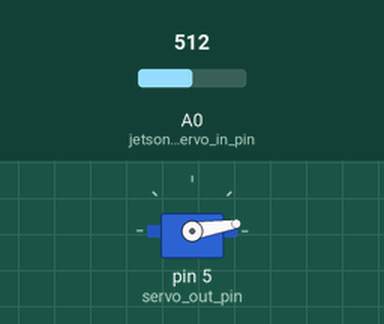
This sketch was run on a simulated Arduino Mega 2560, built with avr-gcc and run on an emulated ATmega2560. Shown: servo. The inputs (shaded band) are chosen by the test bench; at power-on: A0 (jetson_run_servo_in_pin) = 512. What the sketch prints to the serial monitor is not drawn.

Above: at 0.15 s.
At 0.76 s:
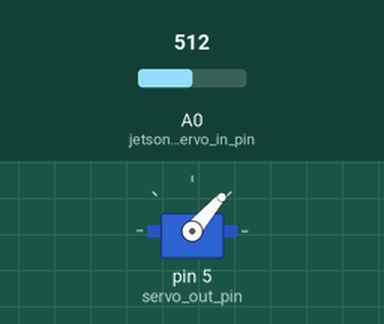
At 1.37 s:
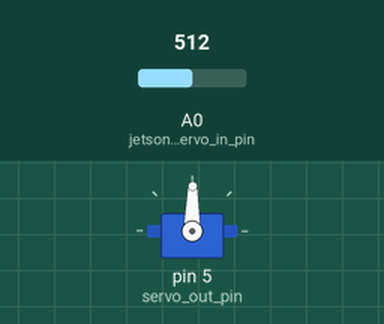
At 2.59 s:
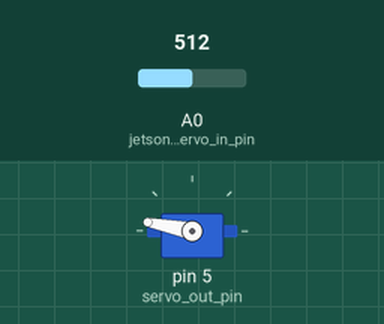
Timing chart, 0 to 4.3 s (numbered marks = the images above):
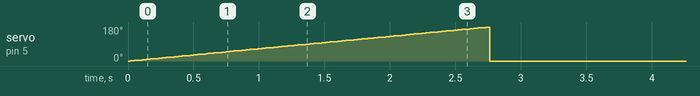

The sketch:

rover_signal_handling.ino
```cpp
//signal handling code for arduino intermediary microcontroller in 2023 NASA        //
//Lunabotics competition for the UND Robotics Club team. Reads input from Jetson to //
//activate & drive pin release servo. Reads shunt resistor measurement from mining  //
//stystem indicative of stuck fault condition and sends signal to Jetson to initiate//
//stuck-fault recovery. Also provides overvoltage/overcurrent protection to Jetson. //
//by Kevin Jordan, kevin.jordan@und.edu - March 2023                                //

#include <Servo.h>

//~~~~~~~~~~~~~~~~~~rover deployement servo var defs~~~~~~~~~~~~~~~~~~~~~~~~~~~~~~~~//
Servo deploy_servo;
int jetson_run_servo_in;
bool already_ran_flag = false;
bool run_servo;

//WARNING!!! NEED TO SET & CALIBRATE WHERE INITIAL POSITION OF IMPLEMENTED SERVO IS //
//AND SET INITIAL POSITION ACCORDINGLY. USE OF 0 HERE IS BASED ON ASSUMING SERVO IS //
//MANUALLY SET FULLY TO ONE SIDE & IS SAME POSITION PRE SYSTEM DEPLOYEMENT.         //
//ALWAYS CHECK THAT SERVO POSITION IS MANUALLY RESET BEFORE RESETTING ROVER SYSTEM  //
//OTHERWISE SERVO WILL FORCEFULLY RESET TO "0" UPON SYSTEM POWER UP / RESET.        //
int servo_position = 0;

const int jetson_run_servo_in_pin = A0;
const int servo_out_pin = 5;

//~~~~~~~~~~~~~~~~~~shunt resistor stuck fault var defs~~~~~~~~~~~~~~~~~~~~~~~~~~~~~//
int shunt_current_reading;
long timer = 0;
long high_avg_3s_timer = 0;
double shunt_reading_avg = 1.0;
bool high_resistance_flag = false;
bool stuck_fault = false;

const int shunt_current_reading_pin = A1;
const int stuck_fault_out_pin_to_jetson = 24;

//~~~~~~~~~~~~~~~~~~~~~~~~~~~~~~~~limit switch var defs~~~~~~~~~~~~~~~~~~~~~~~~~~~~~//
int full_extend_reading;
int full_retract_reading;
int timer2 = 0;
int timer3 = 0;
long high_ext_timer = 0;
long high_rtct_timer = 0;
bool high_ext_flag = false;
bool high_rtct_flag = false;
bool full_extend = false;
bool full_retract = false;

const int full_extend_reading_pin = 46;
const int full_retract_reading_pin = 32;
const int full_extend_out_pin_to_jetson = 42;
const int full_retract_out_pin_to_jetson = 38;


//testing only
//const int simulated_jetson_GPIO_read = 48;

void setup() {

    Serial.begin(9600); //uncomment for testing if needed
    //~~~~~~~~~~~~~~~~~~rover deployement servo setup~~~~~~~~~~~~~~~~~~~~~~~~~~~~~~~//
    //maually set servo position to INITIAL POSITION (see warning above) & attach
    deploy_servo.write(servo_position);
    deploy_servo.attach(servo_out_pin);
    Serial.println(servo_position);

}


void loop() {

    //~~~~~~~~~~~~~~~~~~rover deployement servo control code~~~~~~~~~~~~~~~~~~~~~~~~//
    //read input from jetson
    jetson_run_servo_in = analogRead(jetson_run_servo_in_pin);

    //determine if logic HIGH or LOW
    if (290 <= jetson_run_servo_in) run_servo = true;
    else run_servo = false;

    //are we supposed to run servo?
    if (run_servo == true) {
        //have we already deployed so no need to run again?
        if (already_ran_flag == false) {
            //gradually actuate to oposite of servo position range
            for (servo_position = 0; servo_position <= 180; servo_position += 1) {
                deploy_servo.write(servo_position);
                Serial.println(jetson_run_servo_in);
                delay(15); //DELAY CAN BE MODIFIED TO SET DESIRED ROTATION SPEED (lower is faster)
            }
            deploy_servo.write(0); //initialize position
            //once deployement ran set flag so does not run again
            already_ran_flag = true;
        }
    }

    /*
    //~~~~~~~~~~~~~~~~~~shunt resistor stuck fault signal code~~~~~~~~~~~~~~~~~~~~~~//
    //set system timer to be able to time stuck-fault warning state
    timer = (int)(millis()/1000);

    //read in voltage value from shunt resistor
    shunt_current_reading = analogRead(shunt_current_reading_pin);

    //smooth shunt signal data
    shunt_reading_avg = EXPONENTIAL_MOVING_AVG(shunt_reading_avg, shunt_current_reading);

    //check if smoothed readings are over threshold
    if (shunt_reading_avg >= 700) { //THRESHOLD VALUE NEEDS TO BE DETERMINED AND SET BASED ON FINAL SHUNT SIGNAL RANGE
        //set stuck-fault warning flag
        high_resistance_flag = true;
        //freeze timer to track how long system has been in stuck-fault warning state
        if (high_avg_3s_timer == 0) high_avg_3s_timer = timer;
        else high_avg_3s_timer = high_avg_3s_timer;
    }

    //if readings fall back in working tollerance
    else if (shunt_reading_avg < 700) { //THRESHOLD VALUE NEEDS TO BE DETERMINED AND SET BASED ON FINAL SHUNT SIGNAL RANGE
        //clear stuck-fault warning & reset frozen timer for future stuck-fault tracking
        high_resistance_flag = false;
        high_avg_3s_timer = 0;
    }

    //if system is in stuck-fault warning state
    if (high_resistance_flag == true) {
        //and its been in warning state for more than 3s
        if (timer - high_avg_3s_timer >= 2) {
            //STUCK-FAULT condition, set flag to true
            stuck_fault = true;
        }
    }

    //if system has already sent a STUCK-FAULT to Jetson
    if ((stuck_fault == true) && (timer - high_avg_3s_timer >= 3)) {
        //clear flag & reset signal output for future STUCK-FAULT detection
        stuck_fault = false;
    }

    //send stuck-fault signal to Jetson, default is logic LOW or NO STUCK-FAULT
    digitalWrite(stuck_fault_out_pin_to_jetson, stuck_fault);


    //~~~~~~~~~~~~~~~~~~~~~~~~~~~~~~~~~limit switches signal code~~~~~~~~~~~~~~~~~~~~~~//
    timer2 = (int)(millis()/1000);

    full_extend_reading = digitalRead(full_extend_reading_pin);
    if (full_extend_reading == false) {
        high_ext_flag == true;
        if (high_ext_timer == 0) high_ext_timer = timer2;
        else high_ext_timer = high_ext_timer;
    }
    if (high_ext_flag == true) {
        if (timer2 - high_ext_timer >= 1) {
            full_extend = true;
        }
    }


    timer3 = (int)(millis()/1000);

    full_retract_reading = digitalRead(full_retract_reading_pin);
        if (full_retract_reading == false) {
        high_rtct_flag == true;
        if (high_rtct_timer == 0) high_rtct_timer = timer3;
        else high_rtct_timer = high_rtct_timer;
    }
    if (high_rtct_flag == true) {
        if (timer3 - high_rtct_timer >= 1) {
            full_retract = true;
        }
    }

*/}


double EXPONENTIAL_MOVING_AVG(double avg, double new_sample) {
    //~~~~~~~~~~~~~~Exonential moving average to filter raw shunt data~~~~~~~~~~~~~~~~~//
    //number of samples to average over
    int N = 20; //20 found to maximize responisveness & smooting ~1s for avg to settle

    avg -= avg / N;
    avg += new_sample / N;

    return avg;
}
```

Measured:
- by itself, servo on pin 5 (servo_out_pin): rises from 0° to 180° in 2.7 s, then falls to 0° in 0.02 s
